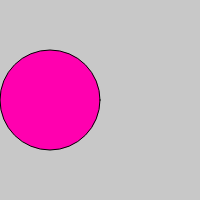
Frame 1 (no input)
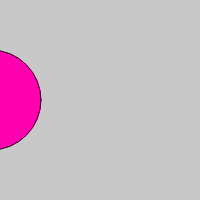
Frame 60 (no input)
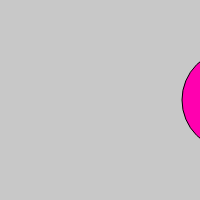
Frame 120 (the mouse pressed at the canvas centre since frame 60)

The p5.js sketch that drew these frames (run headless with seeded random() and noise() and a simulated clock; from frame 60 on, the mouse is pressed at the canvas centre):

// p5.js sketch
// ── sketch.js
let bg_color = 200;
let a_width = 100;
let s_x = 100;
let a_crawl = true;
let a_step = -1;

function setup() {
  createCanvas(200, 200);

  build_ui();
}

function draw() {
  background(bg_color);

  fill(255, 0, 175);
  circle(s_x - 50, 100, a_width)

  if (a_crawl) {
    s_x += a_step;
    if (s_x - 100 > width) {
      s_x = 0;
    } else if (s_x < 0) {
      s_x = width + 100;
    }
  }
}

// Connecting ui directly to variables.
//
function build_ui() {
  // Force DOM ui below canvas
  createP();

  let a_button2 = createButton('changeDirection');
  a_button2.mousePressed(function() {
    a_step = a_step * -1;
  });
  createP();

  let a_button = createButton('changeColor');
  a_button.mousePressed(function() {
    bg_color = random(255);
  });
  createP();

  // createSlider(min, max, [value], [step])
  let = a_slider = createSlider(0, 200, a_width);
  a_slider.input(function() {
    a_width = a_slider.value();
  });
  createP();

  // createCheckbox([label], [value])
  let a_check = createCheckbox('Crawl', a_crawl);
  a_check.changed(function() {
    a_crawl = this.checked();
  });
}

// TODO: Add variable and buttons for direction of circle
